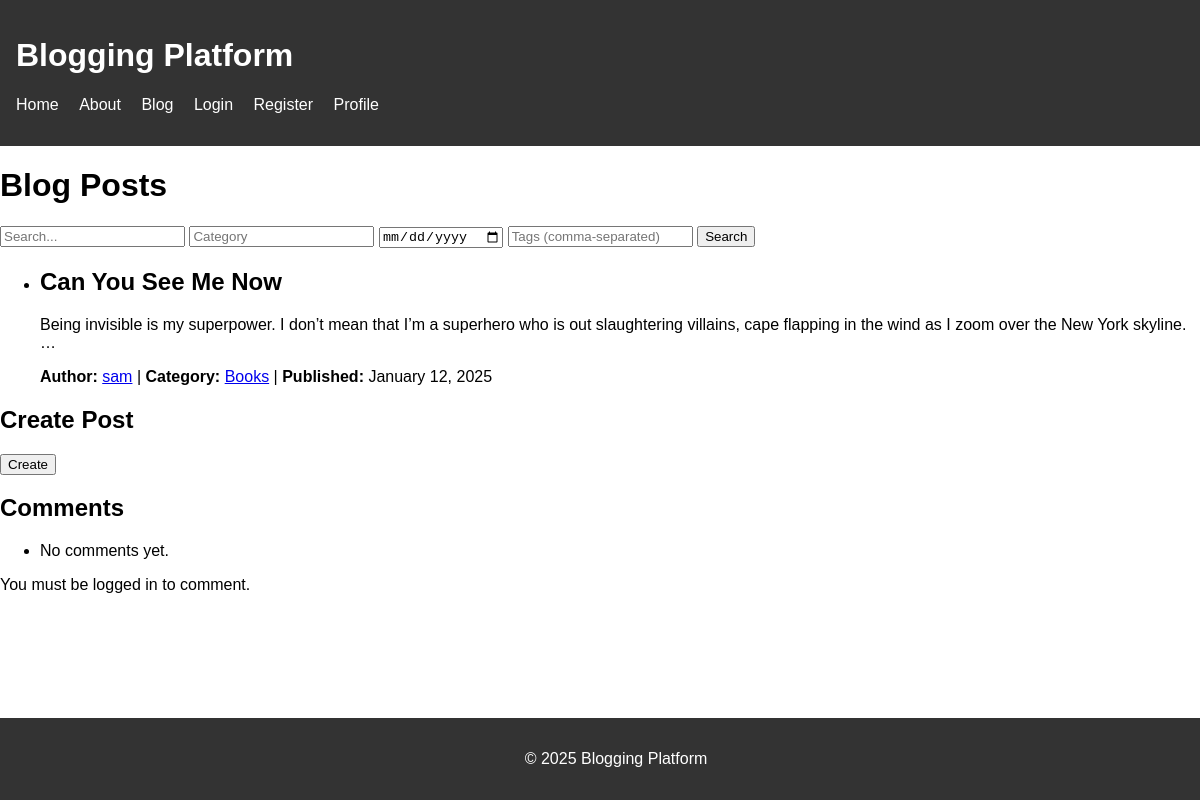
The page /blog/ on the database as committed earlier.
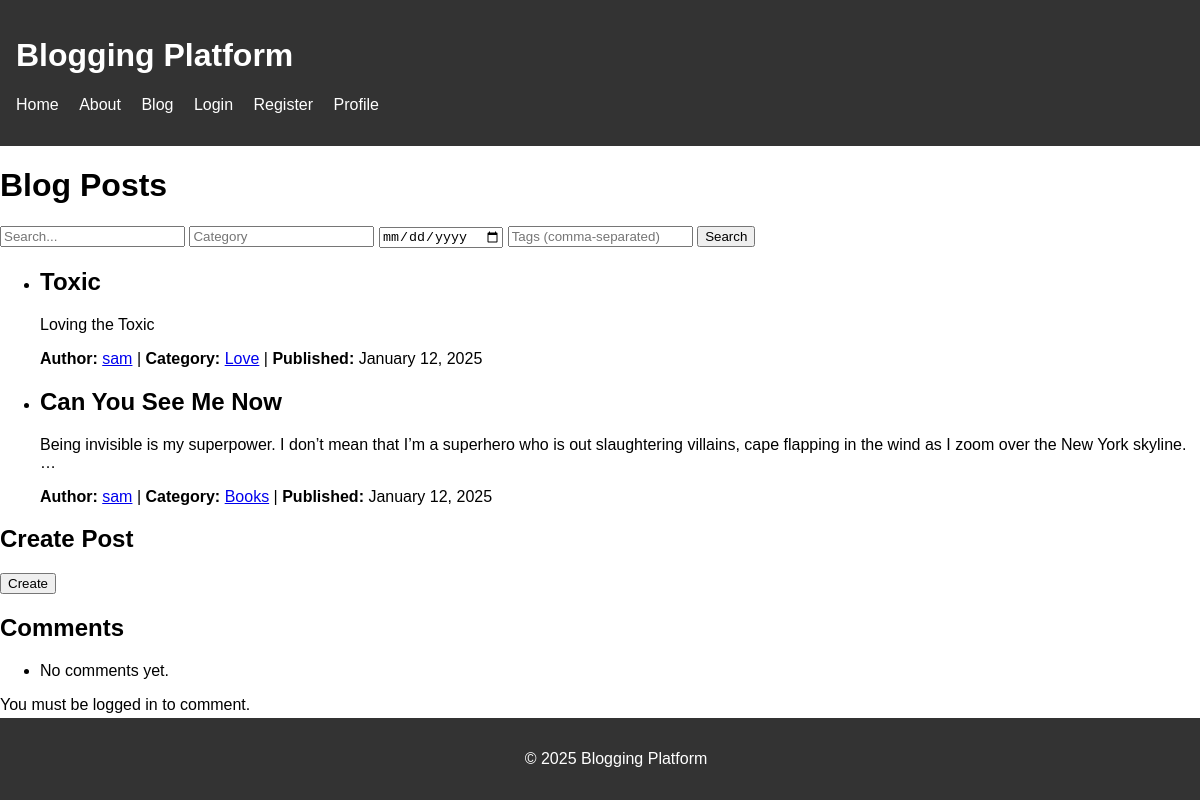
The same page on the database as committed later.
### blog/models.py (models this page shows, shortened)
class BlogPost(models.Model):
    title = models.CharField(max_length=200)
    content = models.TextField()
    author = models.ForeignKey(User, on_delete=models.CASCADE)
    category = models.ForeignKey(Category, on_delete=models.SET_NULL, null=True)
    published_date = models.DateTimeField(auto_now=True)
    tags = models.ManyToManyField(Tag, blank=True)
    created_at = models.DateTimeField(auto_now_add=True)
    class Meta:
        ordering = ['-created_at']  # Order posts by creation date, newest first

class Category(models.Model):
    name = models.CharField(max_length=100)

### blog/views.py (the view)
# urls.py: path('', BlogListView.as_view(), name='post_list'),  # Keep this line
class BlogListView(View):
    def get(self, request):
        posts = BlogPost.objects.all().order_by('-created_at')
        return render(request, 'blog/post_list.html', {'posts': posts})

### blog/templates/blog/post_list.html (shortened to what this page needs)
{% extends 'base.html' %}
{% block content %}
<h1>Blog Posts</h1>
<form method="get" action="{% url 'blog:post_list' %}">
    <input type="text" name="q" placeholder="Search...">
    <input type="text" name="category" placeholder="Category">
    <input type="date" name="published_after" placeholder="Published After">
    <input type="text" name="tags" placeholder="Tags (comma-separated)">
    <button type="submit">Search</button>
</form>
<ul>
    {% for post in posts %}
        <li>
            <h2>{{ post.title }}</h2>
            <p>{{ post.content|truncatewords:30 }}</p>
            <p><strong>Author:</strong> <a href="{% url 'blog:posts_by_author' post.author.username %}">{{ post.author.username }}</a> |
               <strong>Category:</strong> <a href="{% url 'blog:posts_by_category' post.category.name %}">{{ post.category.name }}</a> |
               <strong>Published:</strong> {{ post.created_at|date:"F j, Y" }}</p>
        </li>
    {% empty %}
        <li>No posts available.</li>
    {% endfor %}
</ul>
<h2>Create Post</h2>
<form method="post" action="{% url 'blog:create_post' %}">
    <button type="submit">Create</button>
</form>
<h2>Comments</h2>
<ul>
    {% for comment in comments %}
        <li>
            <strong>{{ comment.author }}:</strong> {{ comment.content }}
            <br>
            <small>Posted on {{ comment.created_at }}</small>
        </li>
    {% empty %}
        <li>No comments yet.</li>
    {% endfor %}
</ul>
{% if user.is_authenticated %}
    <h3>Add a Comment</h3>
    <form method="post">
        {% csrf_token %}
        {{ comment_form.as_p }}
        <button type="submit">Submit</button>
    </form>
{% else %}
    <p>You must be logged in to comment.</p>
{% endif %}
{% endblock %}

Rows that differ between the two databases and show on the page:
added BlogPost: title "Toxic", content "Loving the Toxic", author.username "sam", category.name "Love", created_at "January 12, 2025"
